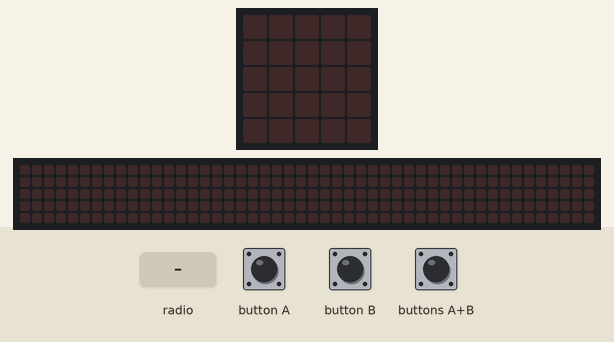
The program below on a simulated BBC micro:bit (MakeCode). On the bench: the board's 5×5 LED display, a strip that is not on the board, showing the scrolling text unrolled. The test bench sets the inputs (shaded band). The 48×5 strip is a reading aid, not a part: it shows the text the display is scrolling, unrolled, one strip-width of it at a time.

Above: at 1.2 s.
1.3 s: radio message "how are you" arrives
At 1.37 s:
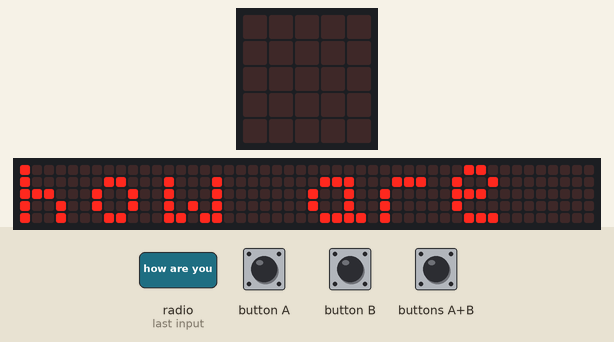
4.3 s: buttons A+B pressed for 1 s
At 5.57 s:
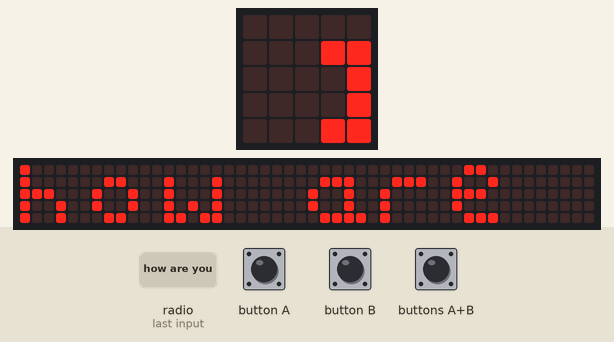
10.3 s: buttons A+B pressed for 0.15 s
At 10.67 s:
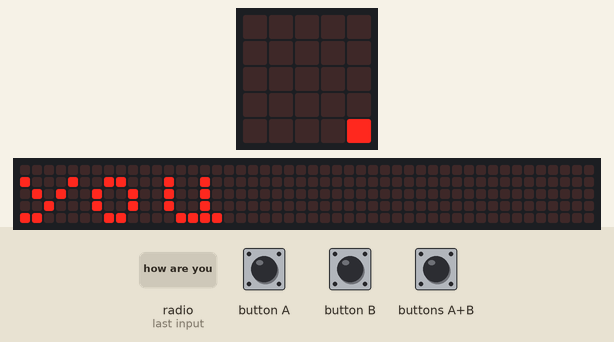
Timing chart, 0 to 13.3 s (numbered marks = the images above; inputs shaded):
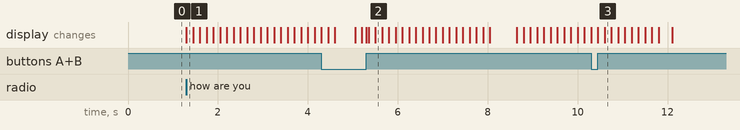

The program:

main.ts
```typescript
input.onButtonPressed(Button.A, function () {
    radio.sendString("how are you")
})
input.onButtonPressed(Button.AB, function () {
    basic.clearScreen()
})
radio.onReceivedString(function (receivedString) {
    basic.showString(receivedString)
})
radio.setGroup(1)
```

test.ts
```typescript
// тут проходять випробування; ця компіляція не відбуватиметься, коли цей пакет використовуватиметься як розширення.
```

Measured:
- after the input at 1.3 s, the display: changes at once (image 1)
